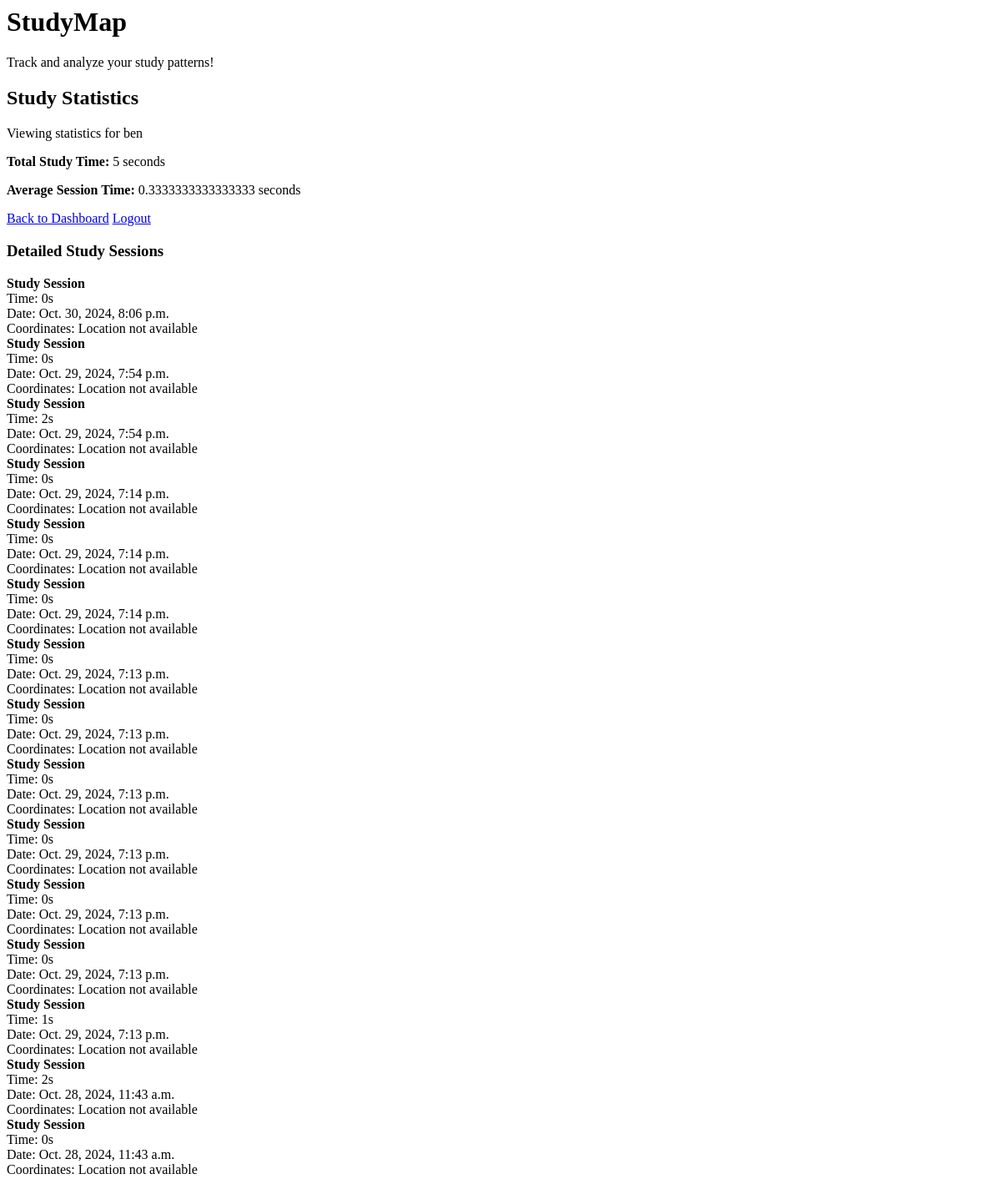
/study-statistics/ (signed in), run on an earlier commit of the app's database.
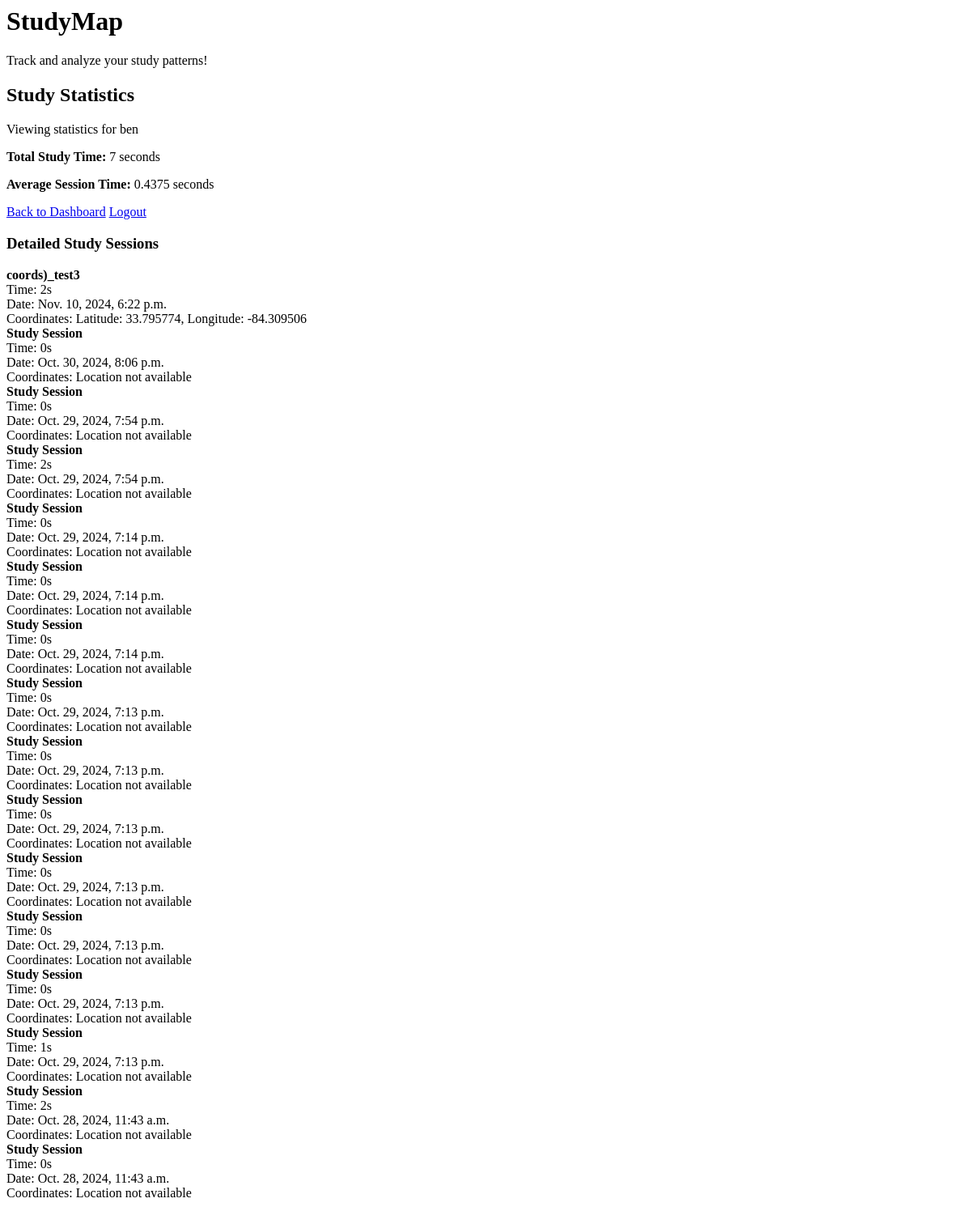
And on a later commit of the database.
### studyapp/models.py (models this page shows, shortened)
class Stopwatch(models.Model):
    user = models.ForeignKey(User, on_delete=models.CASCADE)
    time_spent = models.IntegerField(default=0)
    time_start = models.DateTimeField(default = timezone.now)
    title = models.CharField(max_length=40)
    latitude = models.DecimalField(default = 0, max_digits=19, decimal_places=10, null = True, blank=True)
    longitude = models.DecimalField(default = 0, max_digits=19, decimal_places=10, null = True, blank=True)
    def get_duration(self):
        hours = self.time_spent // 3600
        minutes = (self.time_spent % 3600) // 60
        seconds = self.time_spent % 60
        return {'hours': hours, 'minutes': minutes, 'seconds': seconds}

### studyapp/views.py (the view)
# urls.py: path('study-statistics/', study_statistics, name='study_statistics'),
@login_required
def study_statistics(request):
    study_sessions = Stopwatch.objects.filter(user=request.user).order_by('-time_start')
    total_time = sum(session.time_spent for session in study_sessions)
    if study_sessions.exists():
        average_time = total_time / study_sessions.count()
    else:
        average_time = 0
    context = {
        'study_sessions': study_sessions,
        'total_time': total_time,
        'average_time': average_time,
    }
    return render(request, 'study_statistics.html', context)

### studyapp/templates/study_statistics.html (shortened to what this page needs)
{% load static %}
{% load sass_tags %}
<html>
<head>
    <link rel="stylesheet" href="{% sass_src 'scss/styles.scss' %}"/>
</head>
<body>
    <header>
        <h1><b>StudyMap</b></h1>
        <p class="tagline">Track and analyze your study patterns!</p>
    </header>
    <div class="statistics-container">
        <div class="statistics-left">
            <h2>Study Statistics</h2>
            <p>Viewing statistics for {{ request.user.username }}</p>
            <p><strong>Total Study Time:</strong> {{ total_time }} seconds</p>
            <p><strong>Average Session Time:</strong> {{ average_time }} seconds</p>
            <div class="dashboard-buttons">
                <a href="{% url 'dashboard' %}" class="nb-button blue">Back to Dashboard</a>
                <a href="{% url 'logout' %}" class="nb-button blue">Logout</a>
            </div>
        </div>
        <div class="statistics-right">
            <h3>Detailed Study Sessions</h3>
            <div class="study-sessions-container">
                {% for session in study_sessions %}
                <div class="study-session">
                    <strong>{{ session.title }}</strong>
                    <br>
                    Time:
                    {{ session.get_duration.seconds }}s
                    <br>
                    Date: {{ session.time_start }}
                    <br>
                    Coordinates:
                    {% if session.latitude and session.longitude %}
                        Latitude: {{ session.latitude|floatformat:6 }}, Longitude: {{ session.longitude|floatformat:6 }}
                    {% else %}
                        Location not available
                    {% endif %}
                </div>
                {% empty %}
                <p>No study sessions found.</p>
                {% endfor %}
            </div>
        </div>
    </div>
</body>
</html>

What changed in the data, as far as the page shows it:
added Stopwatch: title "coords)_test3", get_duration.seconds "2", time_start "Nov. 10, 2024, 6:22 p.m.", latitude "33.795774", longitude "-84.309506"
Also different on the page:
{{ total_time }}: "5" → "7"
{{ average_time }}: "0.3333333333333333" → "0.4375"
